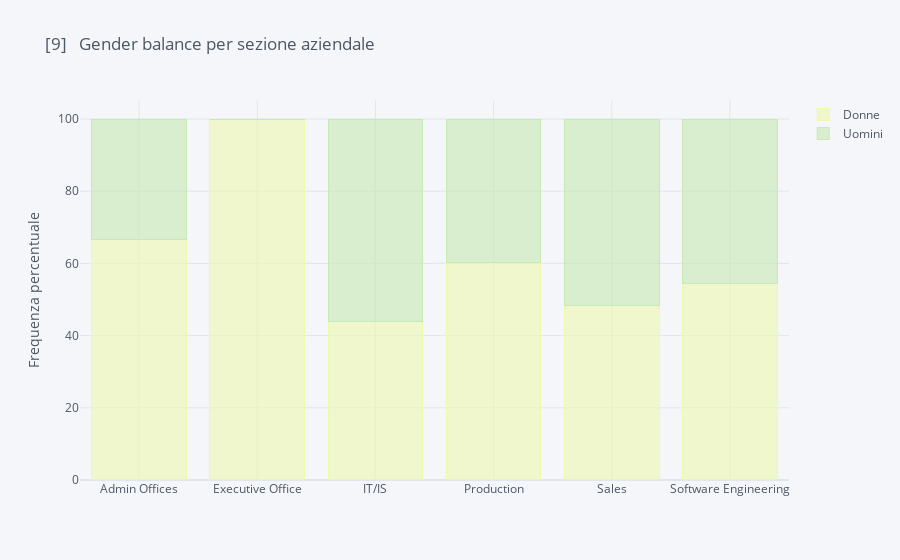

Notebook code for this chart:
### Markdown cell above
La distribuzione globale degli impiegati rispetto al genere è abbastanza omogenea, con una lieve prevalenza del personale femminile su quello maschile. 

Di seguito si rappresenta il gender balance nelle diverse sezioni aziendali:

### Code cell
plt.rcParams["figure.figsize"] = [16,5]
d = pd.crosstab(df["Department"], df["GenderID"], normalize="index")*100
d.columns=("Donne", "Uomini")
ax = d.iplot(kind="bar", barmode="stack", title="[9]   Gender balance per sezione aziendale", color=colors, yTitle=
             "Frequenza percentuale")

### Figure 1 — Plotly figure (JSON) as saved in the notebook; plotly's stock layout.template omitted (floating-point values rounded to 4 significant figures)
{"data": [{"marker": {"color": "rgba(237, 248, 177, 0.6)", "line": {"color": "rgba(237, 248, 177, 1.0)", "width": 1}}, "name": "Donne", "orientation": "v", "text": "", "type": "bar", "x": ["Admin Offices", "Executive Office", "IT/IS", "Production", "Sales", "Software Engineering"], "y": [66.67, 100, 44, 60.29, 48.39, 54.55]}, {"marker": {"color": "rgba(199, 233, 180, 0.6)", "line": {"color": "rgba(199, 233, 180, 1.0)", "width": 1}}, "name": "Uomini", "orientation": "v", "text": "", "type": "bar", "x": ["Admin Offices", "Executive Office", "IT/IS", "Production", "Sales", "Software Engineering"], "y": [33.33, 0, 56.0, 39.71, 51.61, 45.45]}], "layout": {"barmode": "stack", "legend": {"bgcolor": "#F5F6F9", "font": {"color": "#4D5663"}, "traceorder": "normal"}, "paper_bgcolor": "#F5F6F9", "plot_bgcolor": "#F5F6F9", "title": {"font": {"color": "#4D5663"}, "text": "[9]   Gender balance per sezione aziendale"}, "xaxis": {"gridcolor": "#E1E5ED", "showgrid": true, "tickfont": {"color": "#4D5663"}, "title": {"font": {"color": "#4D5663"}, "text": ""}, "zerolinecolor": "#E1E5ED"}, "yaxis": {"gridcolor": "#E1E5ED", "showgrid": true, "tickfont": {"color": "#4D5663"}, "title": {"font": {"color": "#4D5663"}, "text": "Frequenza percentuale"}, "zerolinecolor": "#E1E5ED"}}}
